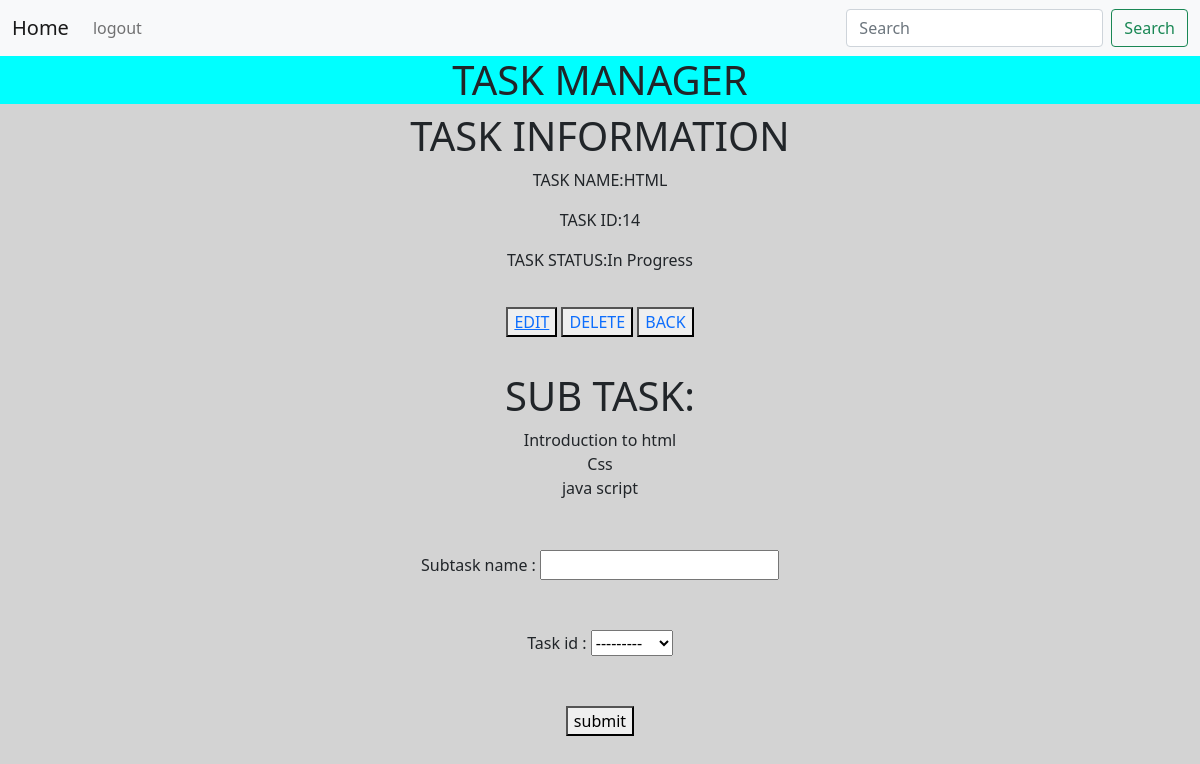
Page /task_detail/14 (signed in) on the earlier database version.
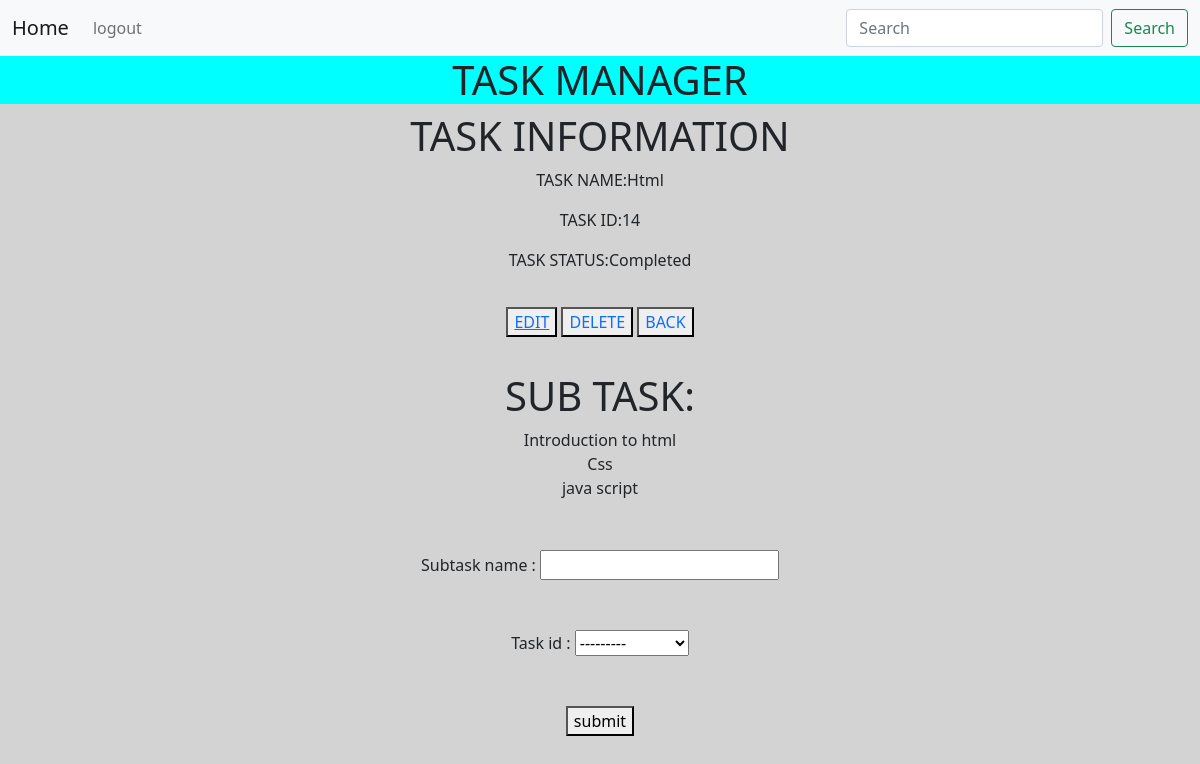
Same page on the later database version.
### task/models.py (models this page shows)
class Task(models.Model):
    task_name = models.CharField(max_length=100)
    STATUS_CHOICES = (
        (1, 'Not Started'),
        (2, 'In Progress'),
        (3, 'Completed'),
    )
    Status = models.IntegerField(choices=STATUS_CHOICES)
    owner = models.ForeignKey(User, on_delete=models.CASCADE)
    created_at = models.DateTimeField(auto_now_add=True, blank=True)
    updated_at = models.DateTimeField(auto_now=True, blank=True)
    def __str__(self):
        return self.task_name

### task/views.py (the view)
# urls.py: path("task_detail/<int:pk>", views.task_detail, name='task_detail'),
@login_required
def task_detail(request, pk):
    if request.method == 'GET':
        task_data = Task.objects.get(id=pk)
        print(task_data)
        sub_task_data = SubtaskModel.objects.filter(task_id=pk)
        sub_task_form = SubTaskForm()
        return render(request, 'task_detail.html', {'data': sub_task_form, 'sub_task_data': sub_task_data, 'task_data': task_data})

### task/forms.py
class SubTaskForm(forms.ModelForm):
    class Meta:
        model = SubtaskModel
        fields = ['subtask_name', 'task_id']

### task/models.py (called while the page is built)
    def __str__(self):
        return self.subtask_name

### task/templates/task_detail.html (shortened to what this page needs)
{% extends 'base_index.html' %}
{% block body %}
<body style="background-color: lightgrey;text-align: center;">
    <h1 style="background-color: aqua;">TASK MANAGER</h1>
    <div>
        <h1>TASK INFORMATION</h1>
        <div>
            <p>TASK NAME:{{task_data.task_name}}</p>
            <p> TASK ID:{{task_data.id}}</p>
            <p> TASK STATUS:{{task_data.get_Status_display}}</p>
            <div style="margin: 35px;">
                <button><a href="{% url 'edit_task' task_data.id %}">EDIT</a></button>
                <button><a style="text-decoration: none;"
                        href="{% url 'delete_task' task_data.id %}">DELETE</a></button>
                <button><a style="text-decoration: none;" href="{% url 'task_list' %}">BACK</a></button>
            </div>
        </div>
    </div>
    <div>
        <h1>SUB TASK:</h1>
        <div>
            {% for k in sub_task_data %}
            <div>
                {{k}}
            </div>
            {% endfor %}
        </div>
    </div>
    <div style="margin: 50px;">
        <form action="{% url 'add_sub_task' %}" method="post">
            {% for i in data %}
            <div style="margin-bottom: 50px;">
                {{i.label}} : {{i}}
            </div>
            {% endfor %}
            <button type="submit">submit</button>
        </form>
    </div>
</body>
{% endblock %}

Differences in the rows shown:
changed Task id 14: task_name "HTML" → "Html"; Status "In Progress" → "Completed"
